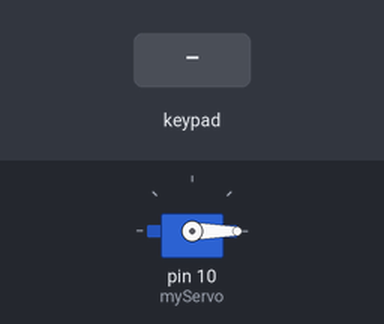
The sketch below on a simulated Arduino Uno, built with avr-gcc and run on an emulated ATmega328P. On the bench: servo. Inputs (shaded band) come from the test bench. What the sketch prints to the serial monitor is not drawn.

Above: at 1.2 s.
1.3 s: keypad keys 1 2 3 4 # pressed 0.4 s apart
At 3.7 s:
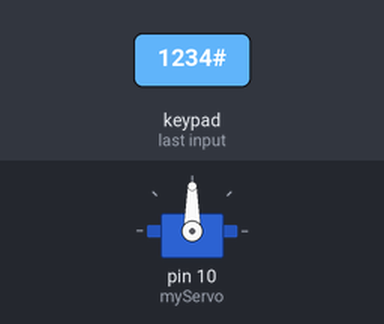
4.8 s: key 'A' pressed
7.8 s: key 'B' pressed
9.4 s: keypad keys 1 2 3 4 * pressed 0.4 s apart
12.9 s: key 'C' pressed
14.4 s: keypad keys 1 2 3 4 A pressed 0.4 s apart
Timing chart, 0 to 17.4 s (numbered marks = the images above; inputs shaded):
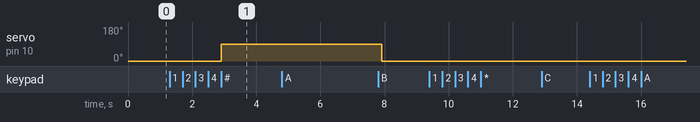

Measured:
- after the input at 1.3 s, servo on pin 10 (myServo): 0° → 90° after 1.6 s
- after the input at 4.8 s, every drawn part: stays the same
- after the input at 9.4 s, every drawn part: stays the same
- after the input at 12.9 s, every drawn part: stays the same
- after the input at 14.4 s, every drawn part: stays the same

The sketch:

sketch.ino
```cpp
#include <Keypad.h>
#include <Servo.h>

const byte ROWS = 4; // Four rows
const byte COLS = 4; // Four columns
char keys[ROWS][COLS] = {
  {'1', '2', '3', 'A'},
  {'4', '5', '6', 'B'},
  {'7', '8', '9', 'C'},
  {'*', '0', '#', 'D'}
};
byte rowPins[ROWS] = {2, 3, 4, 5}; // Connect to the row pinouts of the keypad
byte colPins[COLS] = {6, 7, 8, 9}; // Connect to the column pinouts of the keypad

Keypad keypad = Keypad(makeKeymap(keys), rowPins, colPins, ROWS, COLS);
Servo myServo;

const String password = "1234";
String inputPassword;

void setup() {
  Serial.begin(9600);
  myServo.attach(10); // Servo connected to pin D10
  myServo.write(0); // Lock position
  Serial.println("Enter Password:");
}

void loop() {
  char key = keypad.getKey();

  if (key) {
    Serial.print(key);
    if (key == '#') {
      if (inputPassword == password) {
        Serial.println("\nAccess Granted");
        myServo.write(90); // Unlock position
        delay(5000); // Keep the door unlocked for 5 seconds
        myServo.write(0); // Lock position
      } else {
        Serial.println("\nAccess Denied");
      }
      inputPassword = ""; // Clear the input password
    } else {
      inputPassword += key; // Append the key to the input password
    }
  }
}
```
